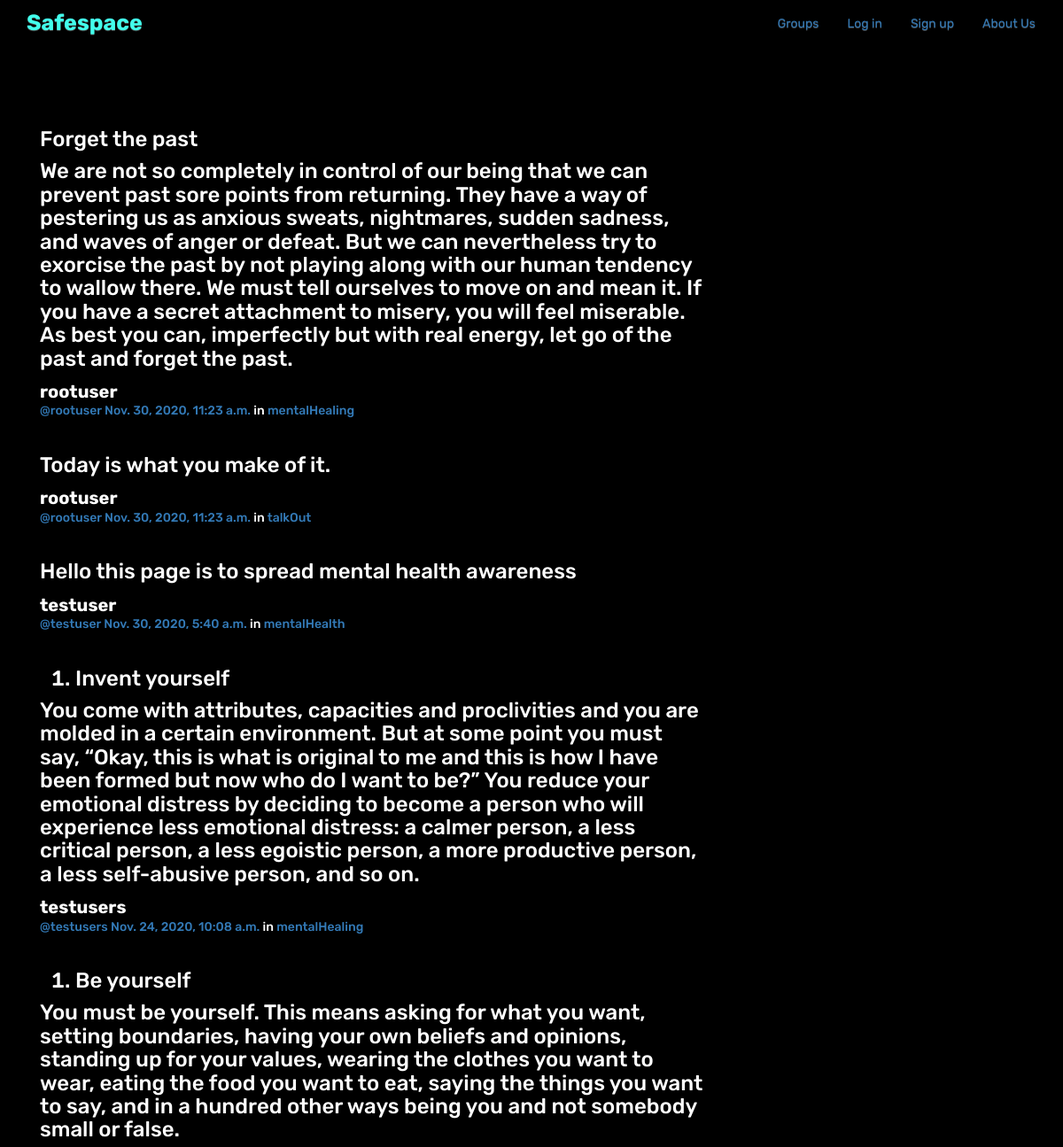
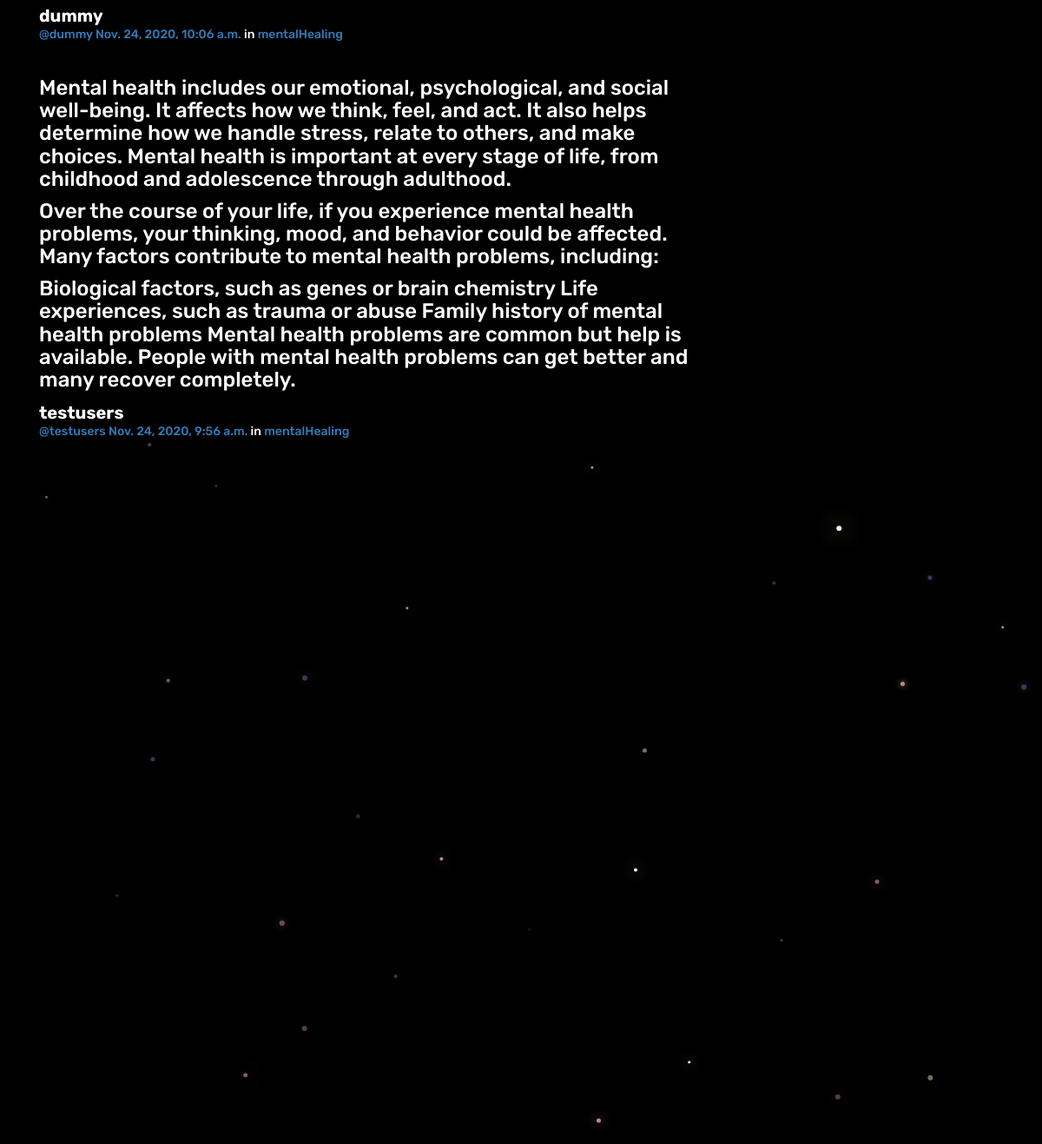
/posts/, run on the app's committed database (2 pictures, top to bottom).
### posts/models.py (models this page shows, shortened)
class Post(models.Model):
    user = models.ForeignKey(User, on_delete=models.CASCADE,related_name="posts")
    created_at = models.DateTimeField(auto_now=True)
    message = models.TextField()
    message_html = models.TextField(editable=False)
    group = models.ForeignKey(Group,on_delete=models.CASCADE, related_name="posts",null=True, blank=True)
    class Meta:
        ordering = ["-created_at"]
        unique_together = ["user", "message"]

### groups/models.py (models this page shows, shortened)
class Group(models.Model):
    name = models.CharField(max_length=255, unique=True)
    slug = models.SlugField(allow_unicode=True, unique=True)
    description = models.TextField(blank=True, default='')
    description_html = models.TextField(editable=False, default='', blank=True)
    members = models.ManyToManyField(User,through="GroupMember")
    class Meta:
        ordering = ["name"]

### posts/views.py (the view)
# urls.py: path("", views.PostList.as_view(), name="all"),
class PostList(SelectRelatedMixin, generic.ListView):
    model = models.Post
    select_related = ("user", "group")

### posts/templates/posts/post_list.html (shortened to what this page needs)
{% extends "posts/post_base.html" %}
{% load humanize %}
{% block post_content %}
<div class="col-md-8">
	{% for post in post_list %}
  {% include "posts/_post.html" %}
	{% endfor %}
</div>
{% endblock %}

### posts/templates/posts/_post.html (shortened to what this page needs)
<div class="post media">
	<h3>{{ post.message_html|safe }}</h3>
	<div class="media-body">
		<strong>{{ post.user.username }}</strong>
		<h5 class="media-heading">
			<span class="username"><a href="{% url 'posts:for_user' username=post.user.username %}">@{{ post.user.username }}</a></span>
			<time class="time"><a href="{% url 'posts:single' username=post.user.username pk=post.pk %}">{{ post.created_at }}</a></time>
			{% if post.group %}
			<span class="group-name">in <a href="#">{{ post.group.name }}</a></span>
			{% endif %}
		</h5>
	</div>
</div>

### static/css/master.css (style rules this page uses)
html, body { margin: 0; overflow-y: scroll; background-color: black; color:white; height: 100%; width: 100%; font-size: 20px; font-family: 'Rubik', sans-serif; }

### data on the page
Post: message_html "Forget the past We are not so completely in control of our being that we can prevent past sore points from returning. They have a way of pestering us as anxious sweats, nightmares, sudden sadness, and waves of anger or defeat. But we can nevertheless try to exorcise the past by not playing along with our human tendency to wallow there. We must tell ourselves to move on and mean it. If you have a secret attachment to misery, you will feel miserable. As best you can, imperfectly but with real energy, let go of the past and forget the past.", user.username "rootuser", created_at "Nov. 30, 2020, 11:23 a.m.", group.name "mentalHealing"
Post: message_html "Today is what you make of it.", user.username "rootuser", created_at "Nov. 30, 2020, 11:23 a.m.", group.name "talkOut"
Post: message_html "Hello this page is to spread mental health awareness", user.username "testuser", created_at "Nov. 30, 2020, 5:40 a.m.", group.name "mentalHealth"
Post: message_html "Invent yourself You come with attributes, capacities and proclivities and you are molded in a certain environment. But at some point you must say, “Okay, this is what is original to me and this is how I have been formed but now who do I want to be?” You reduce your emotional distress by deciding to become a person who will experience less emotional distress: a calmer person, a less critical person, a less egoistic person, a more productive person, a less self-abusive person, and so on.", user.username "testusers", created_at "Nov. 24, 2020, 10:08 a.m.", group.name "mentalHealing"
Post: message_html "Be yourself You must be yourself. This means asking for what you want, setting boundaries, having your own beliefs and opinions, standing up for your values, wearing the clothes you want to wear, eating the food you want to eat, saying the things you want to say, and in a hundred other ways being you and not somebody small or false.", user.username "dummy", created_at "Nov. 24, 2020, 10:06 a.m.", group.name "mentalHealing"
Post: message_html "Mental health includes our emotional, psychological, and social well-being. It affects how we think, feel, and act. It also helps determine how we handle stress, relate to others, and make choices. Mental health is important at every stage of life, from childhood and adolescence through adulthood. Over the course of your life, if you experience mental health problems, your thinking, mood, and behavior could be affected. Many factors contribute to mental health problems, including: Biological factors, such as genes or brain chemistry Life experiences, such as trauma or abuse Family history of mental health problems Mental health problems are common but help is available. People with mental…", user.username "testusers", created_at "Nov. 24, 2020, 9:56 a.m.", group.name "mentalHealing"
